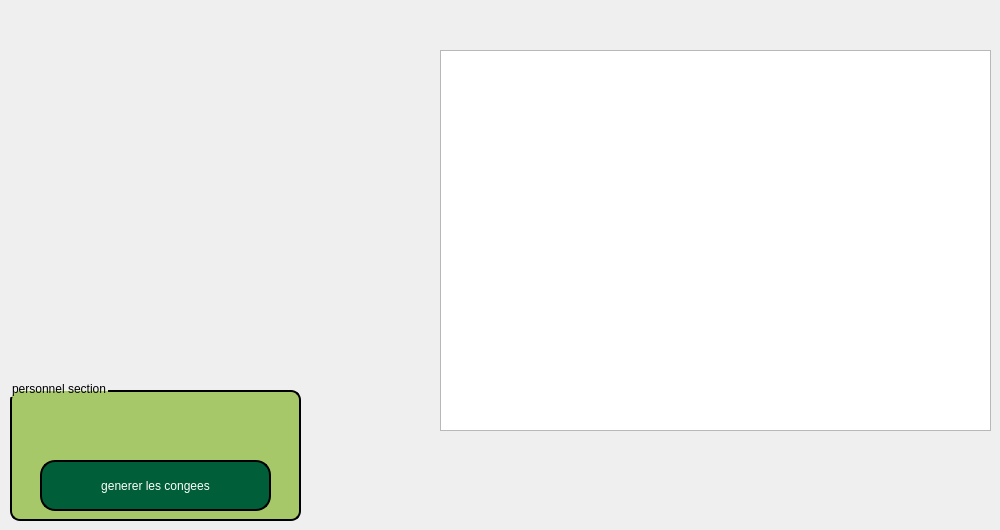
       <widget class="QWidget" name="tab_7">
        <attribute name="title">
         <string>Tab 2</string>
        </attribute>
        <widget class="QGroupBox" name="groupBox_5">
         <property name="geometry">
          <rect>
           <x>10</x>
           <y>380</y>
           <width>291</width>
           <height>141</height>
          </rect>
         </property>
         <property name="styleSheet">
          <string notr="true">QGroupBox {
    background-color: #a6c868;     /* Set background color to white */
    border: 2px solid;   /* Set border color */
    border-radius: 10px;         /* Rounded corners */
    margin-top: 10px;            /* Space for the title */
    padding: 10px;               /* Padding inside the box */
}</string>
         </property>
         <property name="title">
          <string>personnel section</string>
         </property>
         <widget class="QPushButton" name="modifier_3">
          <property name="geometry">
           <rect>
            <x>30</x>
            <y>80</y>
            <width>231</width>
            <height>51</height>
           </rect>
          </property>
          <property name="styleSheet">
           <string notr="true">QPushButton {
    color: white;                      /* Text color */
    border: 2px solid black;         /* Border width and color */
    border-radius: 15px;              /* Round the corners */
    background-color: #005e38;        /* Optional: Set a background color */
    padding: 10px 20px;               /* Add padding for better aesthetics */
}

QPushButton:hover {
    background-color: #45a049;        /* Change background color on hover */
}

QPushButton:pressed {
    background-color: #3e8e41;        /* Change background color when pressed */
}</string>
          </property>
          <property name="text">
           <string>generer les congees</string>
          </property>
         </widget>
        </widget>
        <widget class="QGraphicsView" name="graphicsView">
         <property name="geometry">
          <rect>
           <x>440</x>
           <y>50</y>
           <width>551</width>
           <height>381</height>
          </rect>
         </property>
        </widget>
       </widget>
